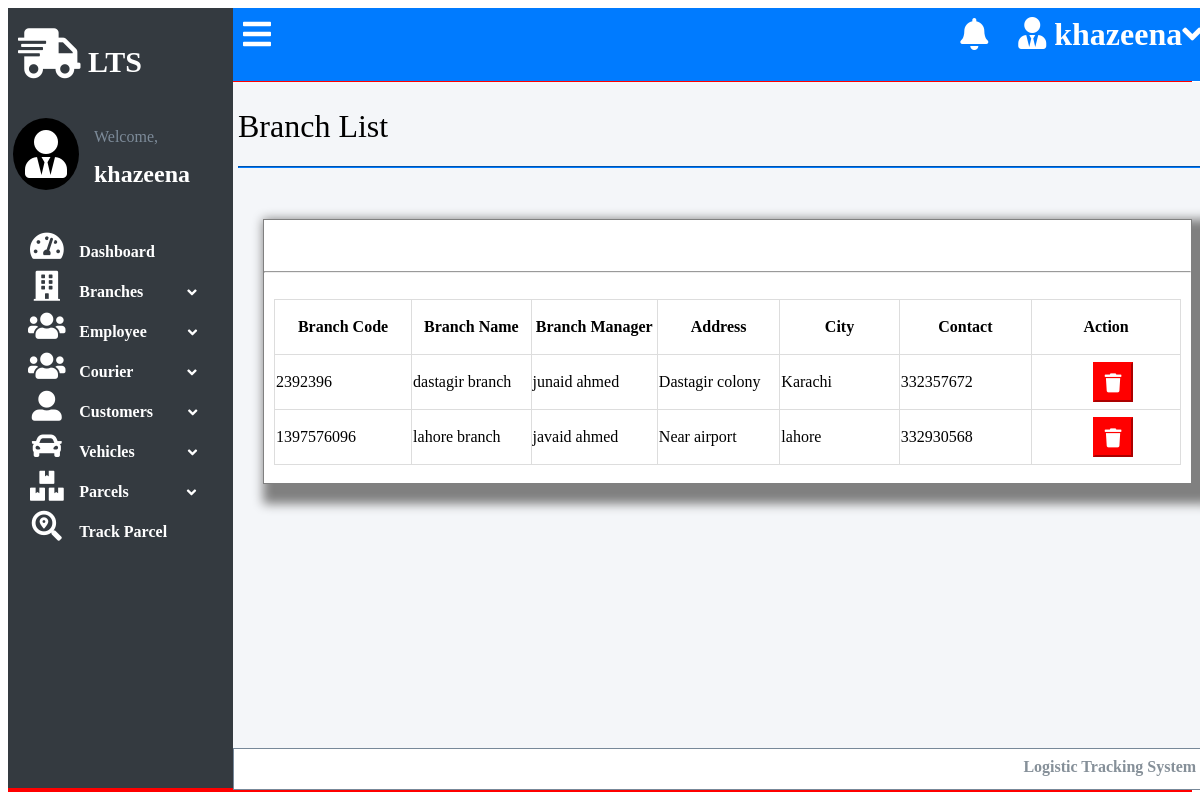
Page /list_all_branches.php (signed in) on the committed database.
### tables this page shows
CREATE TABLE `branches` (
  `br_name` text NOT NULL,
  `br_code` int(11) NOT NULL,
  `br_manager` text NOT NULL,
  `adress` text NOT NULL,
  `city` text NOT NULL,
  `contact` int(11) NOT NULL
);

### list_all_branches.php (the view, shortened to what this page needs)
<html lang="en">
<head>
    <link rel="stylesheet" type="text/css" href="styling.css"></link>
    <link rel="stylesheet" href="https://cdnjs.cloudflare.com/ajax/libs/font-awesome/5.15.3/css/all.min.css"/>
</head>
<body>
    <div class="container" >
      <div class="style" id="header">
           <span class=" fas fa-bars fa-2x" style="position:relative; top: 10; left:10;" onclick="myFun(this)" >
           </span>
         <span onclick="logout(this)">
          <span  class=" fas fa-user-tie fa-2x " style="float: right; margin-left: 30px; margin-right: 20px;margin-top: 9px;" >
          <?php echo htmlspecialchars($_SESSION["username"]); ?><span class=" fa fa-angle-down ml-2" style="position: relative; top: 1;">
           </span>
         </span>
          <span class="fas fa-bell fa-2x"style="float:right ;margin-top: 10px;"></span>
      </div>
        <div class="style" id="menu" >
            <div id="icon">
                 <a href="">
                   <span class="fas fa-shipping-fast" style="font-size: 50px; margin-top: 20px;margin-left: 5px;"></span>
                  </a>
                 <div class="text" > <b >LTS</b></div>
            </div>
            <div id="user">
              <span class="fas fa-user-tie fa-3x img"></span>
                <span class="clr">Welcome,</span>
                <h2 class="fsuser">
                <?php echo htmlspecialchars($_SESSION["username"]); ?></h2>
            </div>
            <br>
            <div class="elements" >
              <span class="fas fa-tachometer-alt h-and-w fa-fw fa-2x"  onclick="location.href='dashboard.php';">
              </span>
              <div class="text" >
                <a href="#">
                  <b  style="font-size: 16px;" onclick="location.href = 'dashboard.php';">
                    Dashboard
                  </b>
                </a>
            </div>
            </div>
            <div class="elements" >
              <span class="fas fa-building h-and-w fa-fw fa-2x"  onclick="Branches(this)">
              </span>
              <div class=" text" >
                <a href="#">
                  <b  style="font-size: 16px;" onclick="Branches(this)">
                    Branches
                  </b>
                </a>
                <span class="fa fa-angle-down ml-2 ar-h-w " onclick="Branches(this)" style="left: 40px;" >
                </span>
            </div>
            </div>
            <div class="elements" >
              <span class="fas fa-users h-and-w fa-fw fa-2x"  onclick="Branchstaff(this)">
              </span>
              <div class=" text" >
                <a href="#">
                  <b style="font-size: 16px;" onclick="Branchstaff(this)">
                    Employee
                  </b>
                </a>
                <span class="fa fa-angle-down ml-2 ar-h-w " onclick="Branchstaff(this)" style="left: 37px;" >
                </span>
            </div>
            </div>
 <div class="elements" >
              <span class="fas fa-users h-and-w fa-fw fa-2x"   onclick="dp(this)">
              </span>
              <div class=" text" >
                <a href="#">
                  <b style="font-size: 16px;" onclick="dp(this)">
                   Courier
                  </b>
                </a>
                <span class="fa fa-angle-down ml-2 ar-h-w " onclick="dp(this)" style="left: 50px;" >
                </span>
            </div>
            </div>
            <div class="elements" >
              <span class="fas fa-user-alt h-and-w fa-fw fa-2x"  onclick="customers(this)">
              </span>
              <div class='text' >
                <a href="#">
                  <b  style="font-size: 16px;" onclick="customers(this)">
                    Customers
                  </b>
                </a>
                <span class="fa fa-angle-down ml-2 ar-h-w " onclick="customers(this)" style="left: 31px;" >
                </span>
            </div>
            </div>
<div class="elements" >
  <span class="fas fa-car h-and-w fa-fw fa-2x"  onclick="vehicles(this)">
  </span>
  <div class="text" >
    <a href="#">
      <b  style="font-size: 16px;" onclick="vehicles(this)">
        Vehicles
      </b>
    </a>
    <span class="fa fa-angle-down ml-2 ar-h-w " onclick="vehicles(this)" style="left: 49px;" >
    </span>
</div>
</div>
<div class="elements" >
  <span class="fas fa-boxes h-and-w fa-fw fa-2x"  onclick="parcels(this)">
  </span>
  <div class=" text" >
    <a href="#">
      <b  style="font-size: 16px;" onclick="parcels(this)">
        Parcels
      </b>
    </a>
    <span class="fa fa-angle-down ml-2 ar-h-w " onclick="parcels(this)" style="left: 54px;" >
    </span>
</div>
</div>
            <div class="elements" >
              <span class="fas fa-search-location h-and-w fa-fw fa-2x"  onclick="location.href='track_parcel.php';">
              </span>
              <div class=" text" >
                <a href="#">
                  <b  style="font-size: 16px;"  onclick="location.href='track_parcel.php';"  >
                    Track Parcel
                  </b>
                </a>
            </div>
            </div>
          </div>
       <div id="main">
        <h1 style="font-weight:normal;">Branch List</h1>
           <hr style="border-color:rgba(0,123,255,255);">
          <br>
          <div style="background-color:white; margin: 25px 25px; border:1px solid grey; box-shadow:10px 10px 10px 10px grey;" >
         <a href="add_new_branch.php">
          <button style="margin-left:960px; margin-top:10px; margin-bottom:3px; border-color:rgba(0,123,255,255); height:30px"> <b style="font-size:15px"> + </b>Add New</button></a>
         <hr style="border=color:rgb(211,211,211)"><br>
           <table style="border-collapse: collapse;margin-left:10px; margin-right:10px  ">
           <tr style="height:50px">
               <th>Branch Code</th>
               <th>Branch Name</th>
               <th >Branch Manager</th>
               <th >Address</th>
               <th >City</th>
               <th  >Contact</th>
               <th> Action</th>
           </tr>
           <?php
$conn = mysqli_connect("localhost", "root", "", "lts_db");
$sql = "SELECT br_code, br_name, br_manager, adress,city, contact FROM branches";
$result = $conn->query($sql);
if($result){
if ($result->num_rows > 0) {
while($row = $result->fetch_assoc()) {
?>
 <tr style="height:50px">
<td><?php echo $row['br_code']; ?></td>
<td><?php echo$row["br_name"];?></td>
<td><?php echo $row["br_manager"];?></td>
<td><?php echo$row["adress"];?></td>
<td><?php echo $row["city"];?></td>
<td><?php echo$row["contact"] ;?></td>
<td>
<a href="del_br.php?br_code=<?php echo $row['br_code']; ?>">
<button style="height:40px;background-color:red;border-color:red;width:40px; margin-left:60px">
<i class="fas fa-trash" style="color:white; font-size:19px"></i>
</button>
</a>
</td>
</tr>
<?php
}
echo "</table>";
}
 else
  echo " No results"; }
?>
        <br>
          </div>
         </div>
       <div  id="footer">
        <b id="right-center">
        Logistic Tracking System
     </div>
    </div>
</body>
</html>

### styling.css (style rules this page uses)
body { overflow-y: hidden; }
.container { background-color:red; display: grid; grid-template-areas: 'menu header ' 'menu main ' 'menu footer'; height: 100%; }
.style { color: white; }
#menu { background-color:rgba(52,58,64,255); grid-area: menu; width: 220px; border-left: 5px solid rgba(52,58,64,255) ; height: 97.5vh; position: sticky; top: 0; overflow-y: scroll; overflow-x: hidden; transition: 0.3s; }
#main { background-color: rgba(244,246,249,255); grid-area: main; border:5px solid rgba(244,246,249,255) ; position:relative; transition: margin-left 0.3s; min-width: 81.6vw; height: 82vh; overflow-y: scroll; }
#footer { position: sticky; bottom: 0; border: 0.5px solid lightslategray; background-color: rgba(255,255,255,255); height: 5vh; color:rgba(134,144,153,255); text-align: right; grid-area: footer; min-width: 5vw; }
#header { position: sticky; top: 0; z-index: 1; background-color: rgba(0,123,255,255); height:9.1vh; grid-area: header; min-width:5vw; float: right; }
#icon { height: 80px; font-size: 30px; margin-bottom: 30px; }
.img { background:black; border-radius: 100%; text-align: center; vertical-align: bottom; padding: 12px; float: left; }
.elements { margin-top: 10px; font-size: 15px; }
.text { display:inline; }
.h-and-w { height: 30px; width: 30px; margin-left: 15px; margin-right:10px ; }
.fsuser { position: relative; right: -15; top:5; }
#user { vertical-align: middle; text-align: left; }
.clr { display: inline-block; color: rgba(125,139,153,255); position: relative; right: -15; top:10; }
#right-center { position: relative; bottom: -9; right: 25; }
a { text-decoration: none; color: white; }
.ar-h-w { height: 15px; width: 15px; margin-top: 10px; position: relative; bottom: -1.5px; }
th,td { border: 1px solid #dddddd;border-collapse: collapse; height:55px;width:18vw }

### rows in the picture
branches: br_code "2392396", br_name "dastagir branch", br_manager "junaid ahmed", adress "Dastagir colony", city "Karachi", contact "332357672"
branches: br_code "1397576096", br_name "lahore branch", br_manager "javaid ahmed", adress "Near airport", city "lahore", contact "332930568"

### other values in the picture
$_SESSION["username"] "khazeena"
